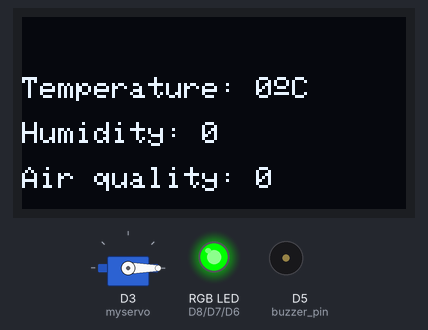
Bench run of a sketch on a simulated ESP8266 (NodeMCU). Shown: servo, 128×64 one-colour display, an RGB LED mixed from three pins (HIGH = lit), buzzer (waves = sounding, pin HIGH). WiFi joins after 1.5 s; servers stay silent unless stated; what the sketch prints to the serial monitor is not drawn.

Above: at 4.8 s.
Timing chart, 0 to 6.3 s (numbered marks = the images above):
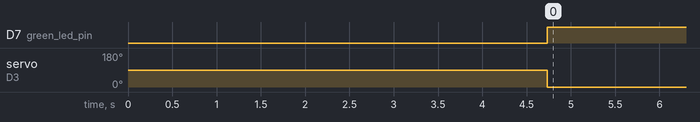

Measured:
- by itself, D7 (green_led_pin): LOW → HIGH at 4.7 s
- by itself, servo on D3 (myservo): 90° → 0° at 4.7 s

The sketch:

smart_aq_reciever.ino
```cpp
#include <ESP8266WiFi.h>
#include <ESP8266WebServer.h>
#include <ESP8266HTTPClient.h>
#include <ArduinoJson.h>
#include <SPI.h>
#include <Wire.h>
#include <Adafruit_GFX.h>
#include <Adafruit_SSD1306.h>
#include <Servo.h>


#define SCREEN_WIDTH 128 // OLED display width, in pixels
#define SCREEN_HEIGHT 64 // OLED display height, in pixels

//Adafruit_SSD1306 display(-1);

#define OLED_RESET     -1 // Reset pin # (or -1 if sharing Arduino reset pin)
#define SCREEN_ADDRESS 0x3C ///< See datasheet for Address; 0x3D for 128x64, 0x3C for 128x32
Adafruit_SSD1306 display(SCREEN_WIDTH, SCREEN_HEIGHT, &Wire, OLED_RESET);

// set the PORT for the webserver`
ESP8266WebServer server(80);

WiFiClient client;
HTTPClient http;

// Wifi detail
const char* ssid = "SKYHEJQH";
const char* password = "kS6cpRHy8qmu";

// Allocate menmory to the JSON document
//DynamicJsonDocument doc(2048);
//StaticJsonDocument<384> doc;

// Initialise varaible to store temp, humidty and ppm values
int temperature_sensor_value = 0;
const char* temperature_sensor_unit = "";

int humidity_sensor_value = 0;
const char* humidity_sensor_unit = "";

int air_quality_sensor_value = 0;
const char* air_quality_sensor_unit = "";

// Initialise the buzzer pin and a variable to check if already signaled
const int buzzer_pin = D5;
bool signaled = false;

// initialise the RGB pins

const int red_led_pin = D8;
const int green_led_pin = D7;
const int blue_led_pin = D6;

// create servo object to control a servo
Servo myservo;
//int servoAngle = 0;


void setup() {

   // LEDs as output
  pinMode(red_led_pin, OUTPUT);
  pinMode(green_led_pin, OUTPUT);
  pinMode(blue_led_pin, OUTPUT);

  pinMode(buzzer_pin, OUTPUT);
  // No sound initially
  digitalWrite(buzzer_pin, LOW);
//  tone(buzzer_pin, 1000);

  // Connect to WiFi
  WiFi.begin(ssid, password);

  //Start the serial to debug values
  Serial.begin(115200);

    while (WiFi.status() != WL_CONNECTED) {
    delay(500);
    Serial.println("Waiting to connect..");
  }

  // Print the board IP address
  Serial.print("IP address: ");
  Serial.println(WiFi.localIP());

  server.begin(); // Start the server
  Serial.println("Server listening");

   // Attach the servo on pin D3 to the servo object
  myservo.attach(D3);

  // Send request
  http.useHTTP10(true);

    // initialize with the I2C addr 0x3C
 display.begin(SSD1306_SWITCHCAPVCC, SCREEN_ADDRESS);
  // Clear the buffer.
  delay(2000);
  display.clearDisplay();
  display.setTextColor(WHITE);
}

void loop() {
  //Serial.println("Server is running");

  // handling of incoming client requests
  server.handleClient();

  get_values();

  openWindow();

  airqualitySignal();

  displayReadings();

}

void get_values() {

  http.begin(client, "http://192.168.0.27/data");
  http.GET();

  DynamicJsonDocument doc(2048);

  deserializeJson(doc, http.getStream());

  temperature_sensor_value = doc["temperature_sensor"]["value"];
  temperature_sensor_unit = doc["temperature_sensor"]["unit"];
  Serial.println(String(temperature_sensor_value) + String(temperature_sensor_unit));

  humidity_sensor_value = doc["humidity_sensor"]["value"];
  humidity_sensor_unit = doc["humidity_sensor"]["unit"];
  Serial.println(String(humidity_sensor_value) + String(humidity_sensor_unit));

  air_quality_sensor_value = doc["air_quality_sensor"]["value"];
  air_quality_sensor_unit = doc["air_quality_sensor"]["unit"];
  Serial.println(String(air_quality_sensor_value) + String(air_quality_sensor_unit));

  http.end();
}

// Utility function to control the LED
void rgbLed(int red_led_amount, int green_led_amount, int blue_light_amount){

  analogWrite(red_led_pin, red_led_amount);
  analogWrite(green_led_pin, green_led_amount);
  analogWrite(blue_led_pin, blue_light_amount);
}

void openWindow (){
  if(temperature_sensor_value >= 30){
        myservo.write(90);
  }else{
        myservo.write(0);
  }
}

void airqualitySignal () {
  if(air_quality_sensor_value >= 750 && air_quality_sensor_value < 1200){
    rgbLed(0,0,255);
  }else if(air_quality_sensor_value >= 1200 ){
    rgbLed(255,0,0);
    tone(buzzer_pin, 1000);
    delay(2000);
    noTone(buzzer_pin);
  }else{
    rgbLed(0,255,0);
  }
}

void displayReadings () {
  //clear display
  display.clearDisplay();

  display.setTextSize(1);

  //display temperature
  display.setCursor(0,20);
  display.print("Temperature: " );
  display.print(temperature_sensor_value);
  display.cp437(true);
  display.write(167);
  display.print("C");

  //display humidity
  display.setCursor(0,35);
  display.print("Humidity: " );
  display.print(humidity_sensor_value);
  display.print(humidity_sensor_unit);

  //display air quality
  display.setCursor(0,50);
  display.print("Air quality: " );
  display.print(air_quality_sensor_value);
  display.print(air_quality_sensor_unit);

  display.display();
}
```
